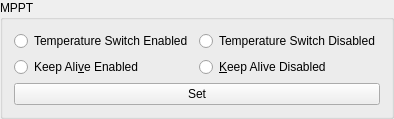
             <widget class="QGroupBox" name="MPPTGroupBox">
              <property name="title">
               <string>MPPT</string>
              </property>
              <layout class="QGridLayout" name="gridLayout_18">
               <item row="1" column="1">
                <widget class="QRadioButton" name="SatelliteConfig_MPPT_TemperatureSwitchDisabled_RadioButton">
                 <property name="text">
                  <string>Temperature Switch Disabled</string>
                 </property>
                 <attribute name="buttonGroup">
                  <string notr="true">buttonGroup_14</string>
                 </attribute>
                </widget>
               </item>
               <item row="2" column="1">
                <widget class="QRadioButton" name="SatelliteConfig_MPPT_KeepAliveDisabled_RadioButton">
                 <property name="text">
                  <string>&amp;Keep Alive Disabled</string>
                 </property>
                 <attribute name="buttonGroup">
                  <string notr="true">buttonGroup_15</string>
                 </attribute>
                </widget>
               </item>
               <item row="2" column="0">
                <widget class="QRadioButton" name="SatelliteConfig_MPPT_KeepAliveEnabled_RadioButton">
                 <property name="text">
                  <string>Keep Ali&amp;ve Enabled</string>
                 </property>
                 <attribute name="buttonGroup">
                  <string notr="true">buttonGroup_15</string>
                 </attribute>
                </widget>
               </item>
               <item row="1" column="0">
                <widget class="QRadioButton" name="SatelliteConfig_MPPT_TemperatureSwitchEnabled_RadioButton">
                 <property name="text">
                  <string>Temperature Switch Enabled</string>
                 </property>
                 <attribute name="buttonGroup">
                  <string notr="true">buttonGroup_14</string>
                 </attribute>
                </widget>
               </item>
               <item row="3" column="0" colspan="2">
                <widget class="QPushButton" name="SatelliteConfig_MPPT_Set_Button">
                 <property name="text">
                  <string>Set</string>
                 </property>
                </widget>
               </item>
              </layout>
             </widget>
